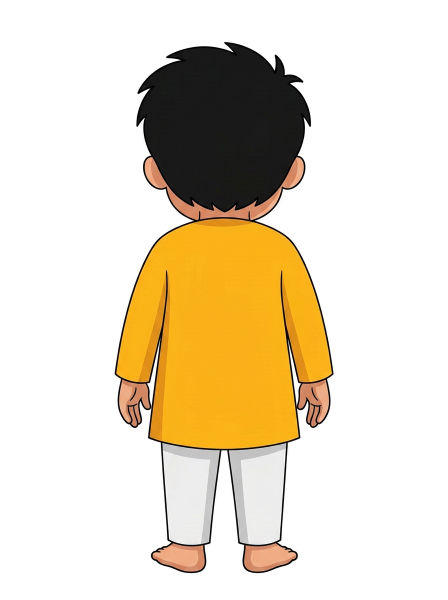
#> input picture blender2d/puppet/chhotu_back/apose.png, 896 x 1200 px, found by its file name (shown at 1/2 size)
$ python prep_side_char.py puppet/chhotu_back/apose.png
#> lines starting #> are read from the running program, lines starting #| are printed output that depends on the picture; long printed decimals are rounded
"""Copy <puppet>/<char>/side/{apose,body}.png into <puppet>/<char>_side/, registering body.png onto apose.png (generated drawings
can come back at a slightly different size/offset; make_parts_side.py needs them pixel-aligned). Affine ECC on the head region
(the part both drawings share unchanged).
  python prep_side_char.py <char>"""
import os, shutil, sys
import cv2, numpy as np
from PIL import Image
P = os.path.join(os.path.dirname(os.path.abspath(__file__)), "puppet"); c = sys.argv[1]
src, dst = os.path.join(P, c, "side"), os.path.join(P, c + "_side"); os.makedirs(dst, exist_ok=True)
shutil.copy(os.path.join(src, "apose.png"), os.path.join(dst, "apose.png"))
A = Image.open(os.path.join(src, "apose.png")).convert("RGB"); W, H = A.size
#> further down, A is the input picture: PIL image 896x1200 RGB; mean R, G, B 230.2, 218.7, 197.4
#> after `W, H = A.size`: W = 896; H = 1200
B = Image.open(os.path.join(src, "body.png")).convert("RGB").resize((W, H), Image.LANCZOS)
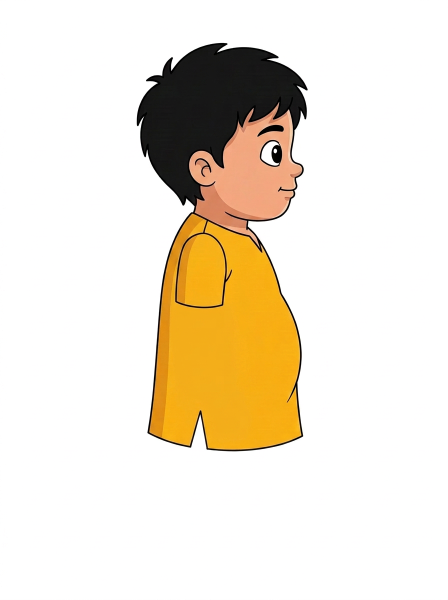
#> input picture blender2d/puppet/chhotu_side/body.png, 896 x 1200 px, found by its file name (shown at 1/2 size)
#> B is the input picture: PIL image 896x1200 RGB; mean R, G, B 238.3, 228.7, 212.9
a = np.asarray(A.convert("L")).astype(np.float32) / 255; b = np.asarray(B.convert("L")).astype(np.float32) / 255
#> after `a = np.asarray(A.convert('L')).astype(np.float32) / 255`:
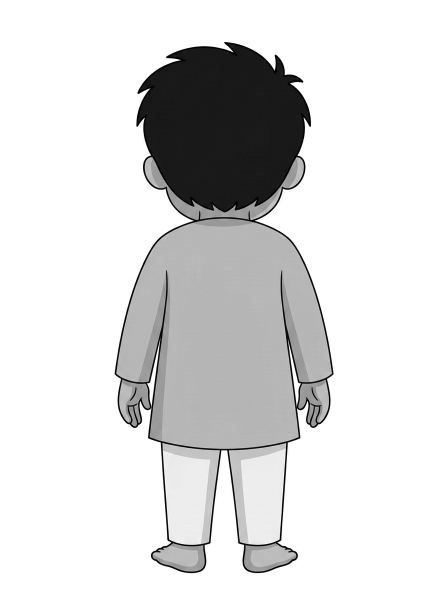
#> a: shape (1200, 896) float32 (shown at 1/2 size); min 0, max 1, mean 0.861
#> after `b = np.asarray(B.convert('L')).astype(np.float32) / 255`:
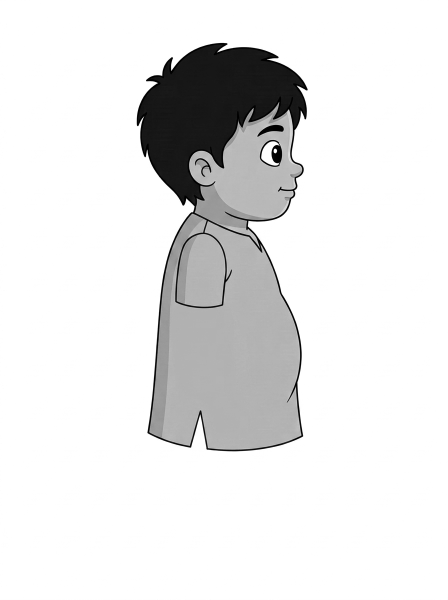
#> b: shape (1200, 896) float32 (shown at 1/2 size); min 0, max 1, mean 0.901
h = int(H * 0.3); w = np.eye(2, 3, dtype=np.float32)
#> after `h = int(H * 0.3)`: h = 360
cc, w = cv2.findTransformECC(a[:h], b[:h], w, cv2.MOTION_AFFINE, (cv2.TERM_CRITERIA_EPS | cv2.TERM_CRITERIA_COUNT, 300, 1e-7), None, 5)
#> cc = 0.927; w = [[0.987, -0.19, 47.7], [-0.0281, 0.726, 41.49]]
Bw = cv2.warpAffine(np.asarray(B), w, (W, H), flags=cv2.INTER_LINEAR | cv2.WARP_INVERSE_MAP, borderMode=cv2.BORDER_REPLICATE)
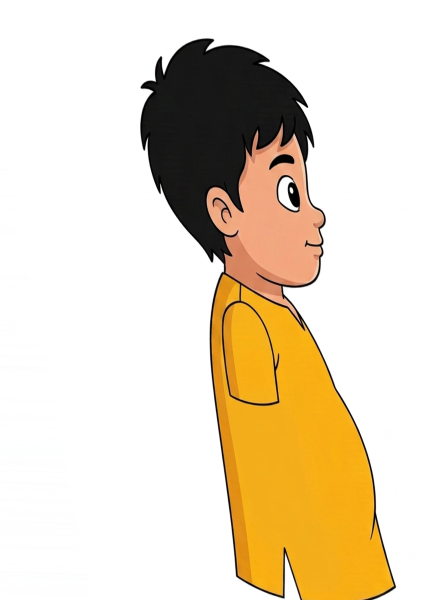
#> Bw: shape (1200, 896, 3) (shown at 1/2 size); mean R, G, B 231.6, 218.3, 196.1
Image.fromarray(Bw).save(os.path.join(dst, "body.png")); print(c, "ecc", round(float(cc), 4), w.round(4).tolist())
#| puppet/chhotu_back/apose.png ecc 0.9272 [[0.9867, -0.1899, 47.699], [-0.0281, 0.7265, 41.490]]
